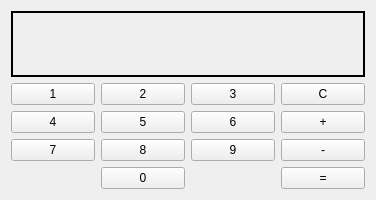
<?xml version="1.0" encoding="UTF-8"?>
<ui version="4.0">
 <class>Widget</class>
 <widget class="QWidget" name="Widget">
  <property name="geometry">
   <rect>
    <x>0</x>
    <y>0</y>
    <width>376</width>
    <height>200</height>
   </rect>
  </property>
  <property name="windowTitle">
   <string>Calculator</string>
  </property>
  <layout class="QGridLayout" name="gridLayout">
   <item row="0" column="0" colspan="4">
    <widget class="QLabel" name="txtNumber">
     <property name="font">
      <font>
       <pointsize>12</pointsize>
      </font>
     </property>
     <property name="layoutDirection">
      <enum>Qt::RightToLeft</enum>
     </property>
     <property name="autoFillBackground">
      <bool>true</bool>
     </property>
     <property name="frameShape">
      <enum>QFrame::Box</enum>
     </property>
     <property name="lineWidth">
      <number>2</number>
     </property>
     <property name="midLineWidth">
      <number>0</number>
     </property>
     <property name="text">
      <string/>
     </property>
    </widget>
   </item>
   <item row="1" column="0">
    <widget class="QPushButton" name="btnNumb_1">
     <property name="text">
      <string>1</string>
     </property>
    </widget>
   </item>
   <item row="1" column="1">
    <widget class="QPushButton" name="btnNumb_2">
     <property name="text">
      <string>2</string>
     </property>
    </widget>
   </item>
   <item row="1" column="2">
    <widget class="QPushButton" name="btnNumb_3">
     <property name="text">
      <string>3</string>
     </property>
    </widget>
   </item>
   <item row="1" column="3">
    <widget class="QPushButton" name="btnClear">
     <property name="layoutDirection">
      <enum>Qt::RightToLeft</enum>
     </property>
     <property name="text">
      <string>C</string>
     </property>
    </widget>
   </item>
   <item row="2" column="0">
    <widget class="QPushButton" name="btnNumb_4">
     <property name="text">
      <string>4</string>
     </property>
    </widget>
   </item>
   <item row="2" column="1">
    <widget class="QPushButton" name="btnNumb_5">
     <property name="text">
      <string>5</string>
     </property>
    </widget>
   </item>
   <item row="2" column="2">
    <widget class="QPushButton" name="btnNumb_6">
     <property name="text">
      <string>6</string>
     </property>
    </widget>
   </item>
   <item row="2" column="3">
    <widget class="QPushButton" name="btnPlus">
     <property name="text">
      <string>+</string>
     </property>
    </widget>
   </item>
   <item row="3" column="0">
    <widget class="QPushButton" name="btnNumb_7">
     <property name="text">
      <string>7</string>
     </property>
    </widget>
   </item>
   <item row="3" column="1">
    <widget class="QPushButton" name="btnNumb_8">
     <property name="text">
      <string>8</string>
     </property>
    </widget>
   </item>
   <item row="3" column="2">
    <widget class="QPushButton" name="btnNumb_9">
     <property name="text">
      <string>9</string>
     </property>
    </widget>
   </item>
   <item row="3" column="3">
    <widget class="QPushButton" name="btnMinus">
     <property name="text">
      <string>-</string>
     </property>
    </widget>
   </item>
   <item row="4" column="1">
    <widget class="QPushButton" name="btnNumb_10">
     <property name="text">
      <string>0</string>
     </property>
    </widget>
   </item>
   <item row="4" column="3">
    <widget class="QPushButton" name="btnEqual">
     <property name="layoutDirection">
      <enum>Qt::RightToLeft</enum>
     </property>
     <property name="text">
      <string>=</string>
     </property>
    </widget>
   </item>
  </layout>
 </widget>
 <layoutdefault spacing="6" margin="11"/>
 <resources/>
 <connections/>
</ui>
